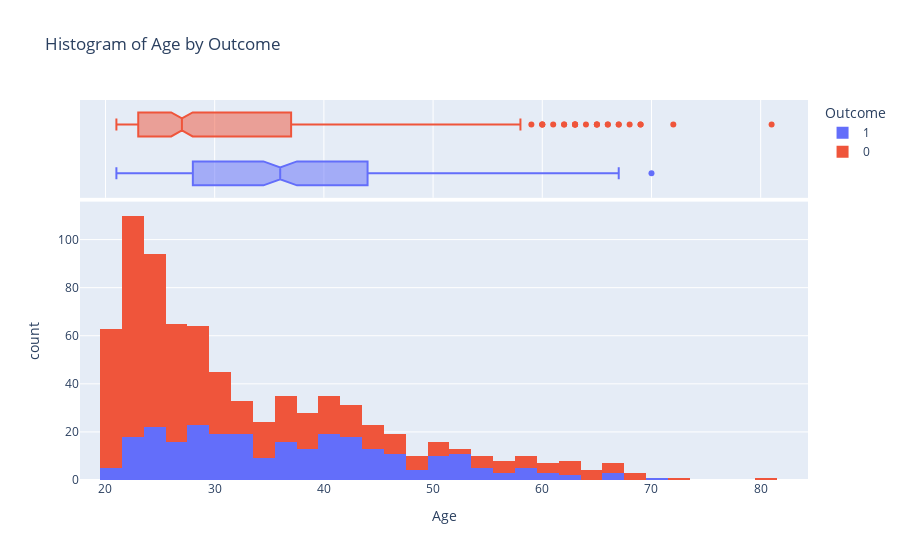

The cell this chart's notebook holds for it:
### Code cell
# Histogram
fig = px.histogram(df, x='Age', color='Outcome', marginal='box',
                   title='Histogram of Age by Outcome')
fig.show()

### Figure 1 — Plotly figure (JSON) as saved in the notebook; plotly's stock layout.template omitted (floating-point values rounded to 4 significant figures; data arrays with more than 128 entries replaced by an {"elided": "..."} marker saying what was removed)
{"data": [{"alignmentgroup": "True", "bingroup": "x", "hovertemplate": "Outcome=1<br>Age=%{x}<br>count=%{y}<extra></extra>", "legendgroup": "1", "marker": {"color": "#636efa", "pattern": {"shape": ""}}, "name": "1", "offsetgroup": "1", "orientation": "v", "showlegend": true, "type": "histogram", "x": {"elided": "268 int values"}, "xaxis": "x", "yaxis": "y"}, {"alignmentgroup": "True", "hovertemplate": "Outcome=1<br>Age=%{x}<extra></extra>", "legendgroup": "1", "marker": {"color": "#636efa"}, "name": "1", "notched": true, "offsetgroup": "1", "showlegend": false, "type": "box", "x": {"elided": "268 int values"}, "xaxis": "x2", "yaxis": "y2"}, {"alignmentgroup": "True", "bingroup": "x", "hovertemplate": "Outcome=0<br>Age=%{x}<br>count=%{y}<extra></extra>", "legendgroup": "0", "marker": {"color": "#EF553B", "pattern": {"shape": ""}}, "name": "0", "offsetgroup": "0", "orientation": "v", "showlegend": true, "type": "histogram", "x": {"elided": "500 int values"}, "xaxis": "x", "yaxis": "y"}, {"alignmentgroup": "True", "hovertemplate": "Outcome=0<br>Age=%{x}<extra></extra>", "legendgroup": "0", "marker": {"color": "#EF553B"}, "name": "0", "notched": true, "offsetgroup": "0", "showlegend": false, "type": "box", "x": {"elided": "500 int values"}, "xaxis": "x2", "yaxis": "y2"}], "layout": {"barmode": "relative", "legend": {"title": {"text": "Outcome"}, "tracegroupgap": 0}, "title": {"text": "Histogram of Age by Outcome"}, "xaxis": {"anchor": "y", "domain": [0, 1], "title": {"text": "Age"}}, "xaxis2": {"anchor": "y2", "domain": [0, 1], "matches": "x", "showgrid": true, "showticklabels": false}, "yaxis": {"anchor": "x", "domain": [0, 0.7326], "title": {"text": "count"}}, "yaxis2": {"anchor": "x2", "domain": [0.7426, 1], "matches": "y2", "showgrid": false, "showline": false, "showticklabels": false, "ticks": ""}}}
